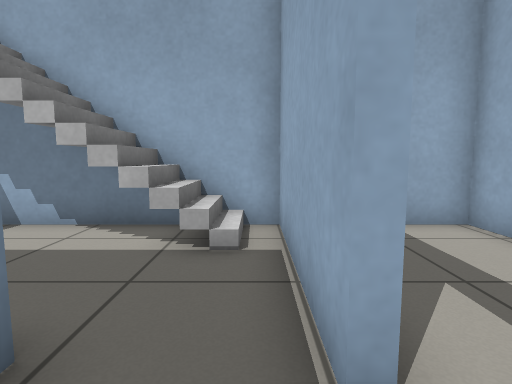
[1] (above)

15 first-person views from a walk through a robot-simulator world made for Gazebo. The camera is 0.72 m above the floor, tilts 6° down and sees 80° across. The floor is counted in squares, 0.5 m on a side. Each view is taken from the middle of a square. On the plan, view 1 faces up. The plan holds only what a view shows up to about 14 squares ahead; the rest is blank. The place goes on beyond the plan.

[2]
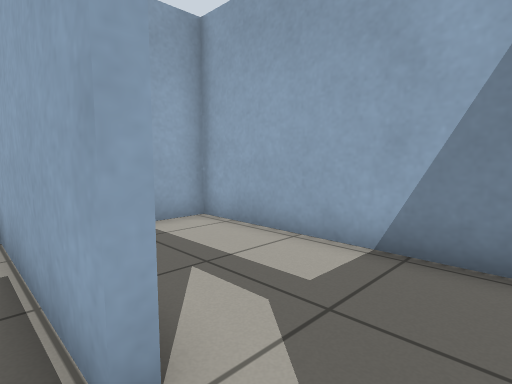

[3]
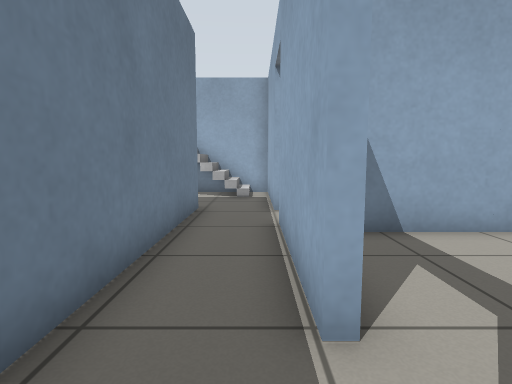

[4]
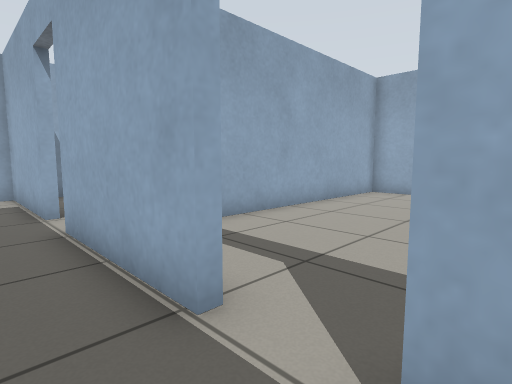

[5]
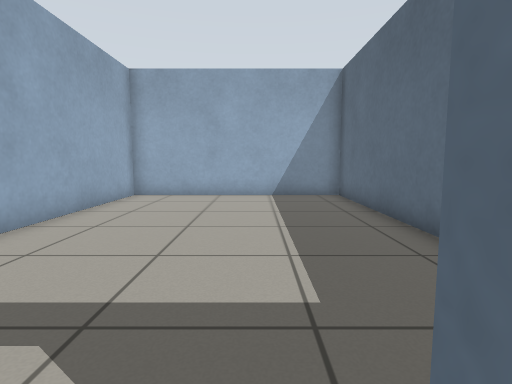

[6]
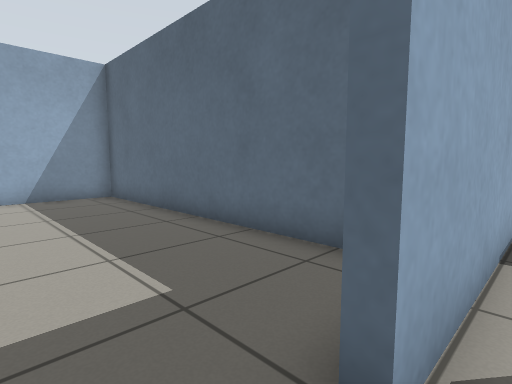

[7]
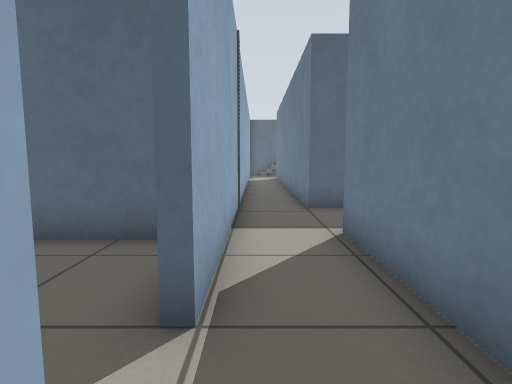

[8]
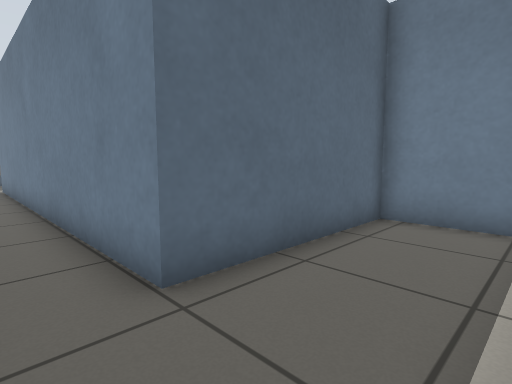

[9]
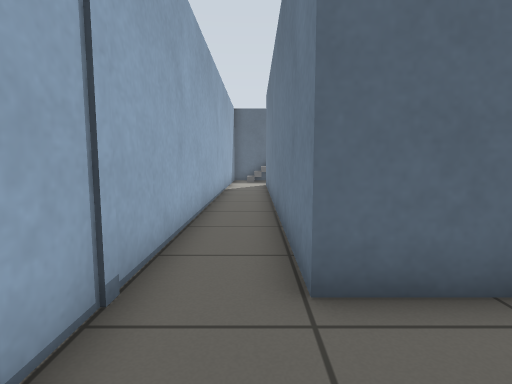

[10]
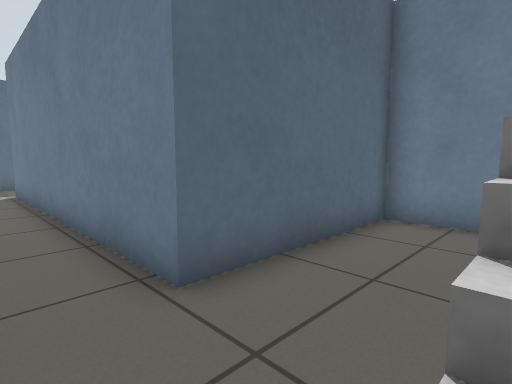

[11]
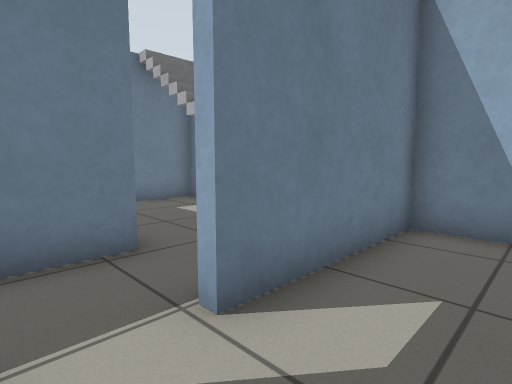

[12]
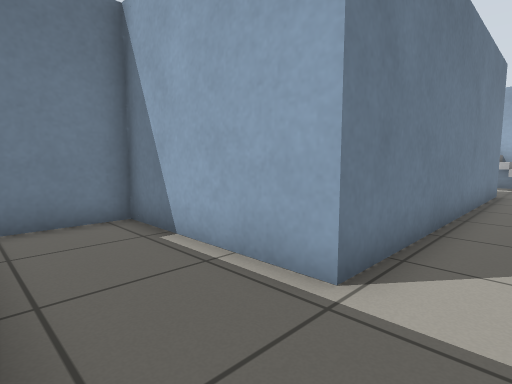

[13]
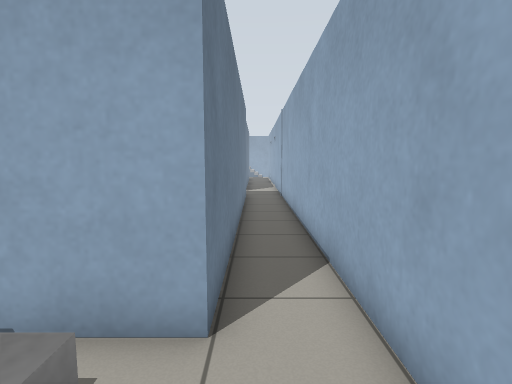

[14]
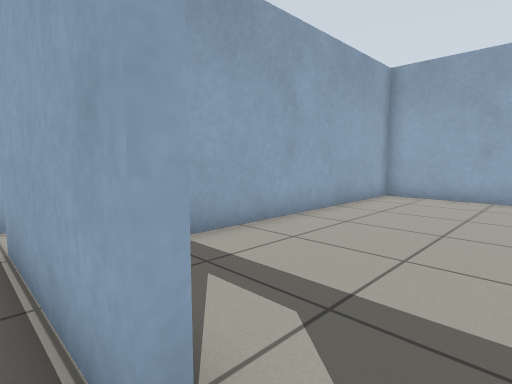

[15]
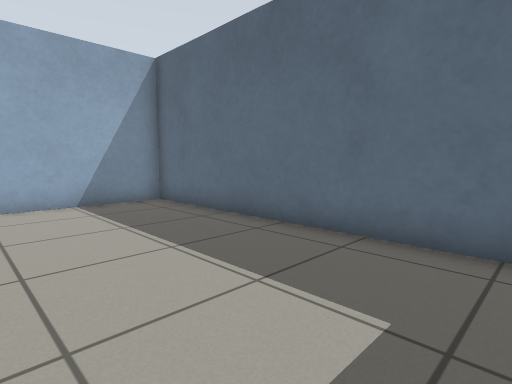

### Floor plan
Ten units are one square. View 1 is at (0, 0); x grows to the right and y downward. Boxes are objects, and circles mark ways between rooms. Rooms are numbered by the first view taken in them; rooms with no view inside come last. Other rooms are left out.
<svg viewBox="-79 -72 208 382">
<path fill="none" stroke="#000" d="M5 47 5 1M5 -16 5 -67 -54 -67M-69 -67 -74 -67 -74 -20 -17 -20 -17 100 -74 100 -74 131 -17 131 -17 276M5 284 5 65M47 -2 47 -67 8 -67 8 -16M-17 276 -41 276M5 294 5 284M17 94 124 94 124 10 21 10"/>
<rect x="-55" y="295" width="40" height="10" fill="#bbb"><title>stairs</title></rect>
<circle cx="10" cy="-5" r="3" fill="#2a7"/>
<circle cx="-5" cy="275" r="3" fill="#2a7"/>
<circle cx="10" cy="55" r="3" fill="#2a7"/>
<text x="-10" y="70">1</text>
<text x="30" y="-30">2</text>
<text x="-40" y="300">3</text>
<text x="70" y="50">4</text>
</svg>
Room 1 opens to room 2. Room 1 opens to room 3. Room 1 opens to room 4.

Where each view was taken, in squares from view 1:
view 1: 0 up, 0 right, facing up
view 2: 0 up, 0 right, facing up-right
view 3: 7 down, 0 right, facing up
view 4: 7 down, 1 left, facing up-right
view 5: 6 down, 0 right, facing right
view 6: 5 down, 0 right, facing down-right
view 7: 4 down, 0 right, facing down
view 8: 10 down, 0 right, facing down-left
view 9: 10 down, 1 left, facing down
view 10: 5 up, 0 right, facing down-left
view 11: 0 up, 3 right, facing up-left
view 12: 13 down, 0 right, facing up-left
view 13: 31 down, 1 left, facing up
view 14: 6 down, 0 right, facing up-right
view 15: 4 down, 2 right, facing down-right
